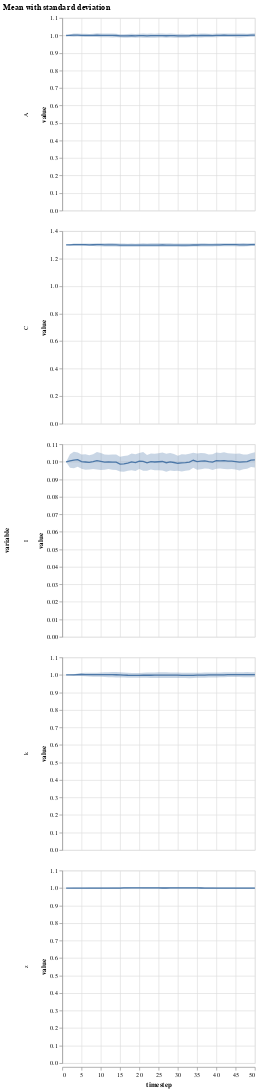

The code cell stored with this chart in its notebook:
### Code cell
get_table(simres4) |> 
@vlplot(facet={row={field="variable", type="nominal"}}, resolve={scale={y=:independent}}, title="Mean with standard deviation") +
(
    @vlplot(x=:timestep) + 
    @vlplot(:line, y="mean(value)") + 
    @vlplot({:errorband, extent=:stdev}, y=:value)
)

### Figure 1 — Vega-Lite specification as saved in the notebook (floating-point values rounded to 4 significant figures; data arrays with more than 128 entries replaced by an {"elided": "..."} marker saying what was removed)
{"data": {"values": {"elided": "25250 records"}}, "facet": {"row": {"field": "variable", "type": "nominal"}}, "resolve": {"scale": {"y": "independent"}}, "spec": {"encoding": {"x": {"field": "timestep", "type": "quantitative"}}, "layer": [{"encoding": {"y": {"aggregate": "mean", "field": "value", "type": "quantitative"}}, "mark": "line"}, {"encoding": {"y": {"field": "value", "type": "quantitative"}}, "mark": {"extent": "stdev", "type": "errorband"}}]}, "title": "Mean with standard deviation"}
